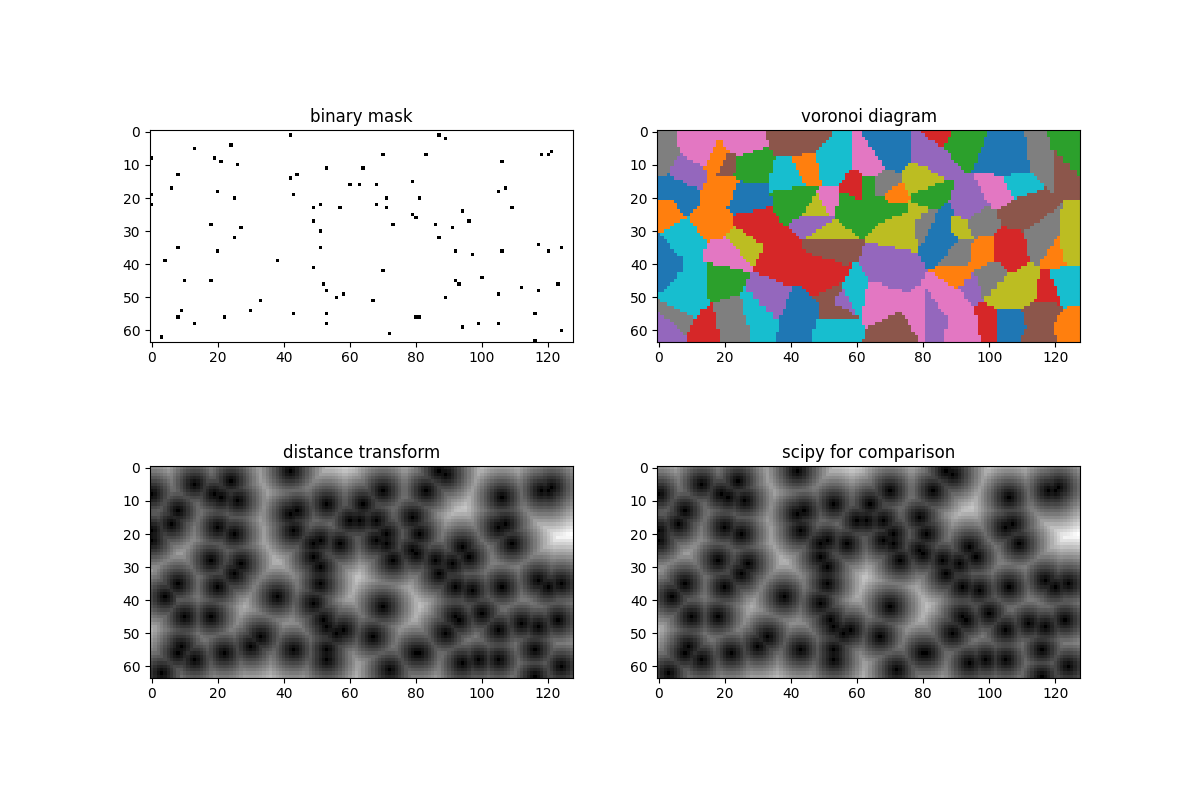

Recreate this plot in Python.
from distance_transform import distance_transform_edt
import torch
import numpy as np
import scipy.ndimage
import matplotlib.pyplot as plt

def example():
    np.random.seed(0)

    # Number of masks, height and width
    n = 3
    h = 64
    w = 128

    # Binary mask to compute edt from
    masks = np.ones((n, h, w), np.uint8)

    # Colors for Voronoi diagram
    color_palette = [
        (31, 119, 180),
        (255, 127, 14),
        (44, 160, 44),
        (214, 39, 40),
        (148, 103, 189),
        (140, 86, 75),
        (227, 119, 194),
        (127, 127, 127),
        (188, 189, 34),
        (23, 190, 207),
    ]

    # Colors of pixels with mask = 0
    colors = np.zeros((n, h, w, 3), np.uint8)

    # Initialize masks with random pixels
    for i in range(n):
        for j in range(100):
            x = np.random.randint(w)
            y = np.random.randint(h)
            masks[i, y, x] = 0
            colors[i, y, x] = color_palette[j % len(color_palette)]

    device = torch.device("cuda" if torch.cuda.is_available() else "cpu")

    masks = torch.from_numpy(masks).to(device)

    # Compute distance transform
    distances, closest_points = distance_transform_edt(masks)

    for i in range(n):
        mask = masks[i].cpu().numpy()
        distance = distances[i].cpu().numpy()
        closest = closest_points[i].cpu().numpy()

        expected_distance = scipy.ndimage.distance_transform_edt(mask)

        voronoi = colors[i][closest[:, :, 0], closest[:, :, 1]]

        plt.figure(figsize=(12, 8))
        for i, (title, img) in enumerate([
            ("binary mask", mask),
            ("voronoi diagram", voronoi),
            ("distance transform", distance),
            ("scipy for comparison", expected_distance),
        ]):
            plt.subplot(2, 2, 1 + i)
            plt.title(title)
            plt.imshow(img, cmap="gray")
        plt.show()

if __name__ == "__main__":
    example()
